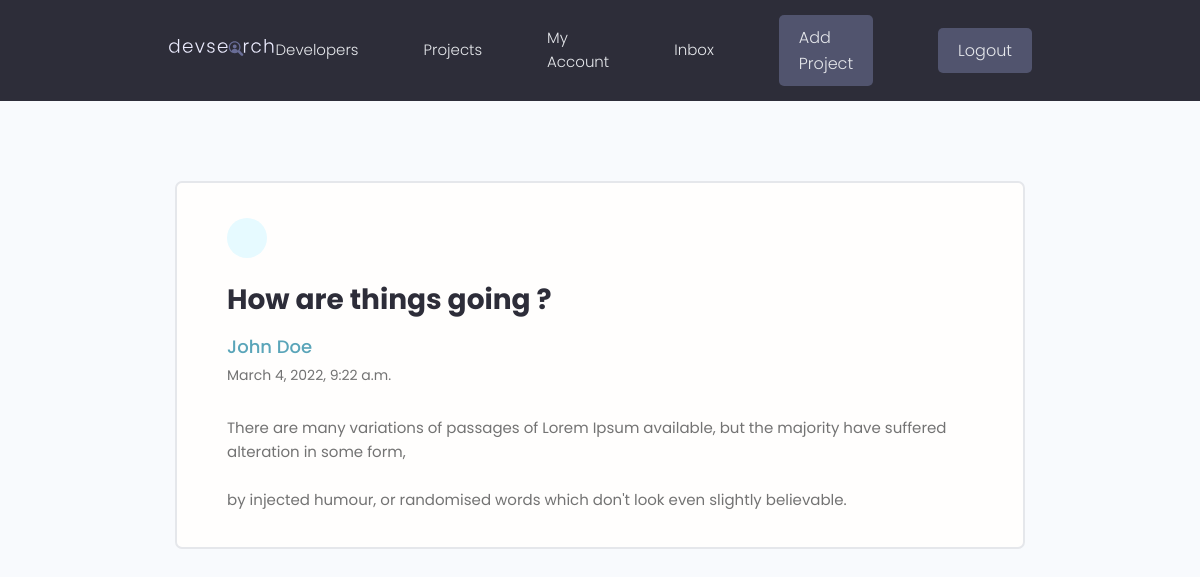
The app's page /message/01eeaaf6-2a87-4d40-b89f-c2b64759e887/ (signed in) with its own data.
### users/models.py (models this page shows, shortened)
class Message(models.Model):
    sender = models.ForeignKey(Profile, on_delete=models.SET_NULL, null=True, blank=True)
    recipient = models.ForeignKey(Profile, on_delete=models.SET_NULL, null=True, blank=True, related_name="messages")
    name = models.CharField(max_length=200, null=True, blank=True)
    email = models.EmailField(max_length=200, null=True, blank=True)
    subject = models.CharField(max_length=200, null=True, blank=True)
    body = models.TextField()
    is_read = models.BooleanField(default=False, null=True)
    created = models.DateTimeField(auto_now_add=True)
    id = models.UUIDField(default=uuid.uuid4, unique=True, primary_key=True, editable=False)
    class Meta:
        ordering = ['-is_read', '-created']

### users/views.py (the view)
# urls.py: path('message/<str:pk>/', views.viewMessage, name='message'),
@login_required(login_url='login')
def viewMessage(request, pk):
    profile = request.user.profile
    message = profile.messages.get(id = pk)
    if message.is_read == False:
        message.is_read = True
        message.save()
    context = {'message': message}
    return render(request, 'users/message.html', context)

### users/templates/users/message.html (shortened to what this page needs)
{% extends 'main.html' %}
{% block content %}
<main class="messagePage my-xl">
  <div class="content-box">
    <div class="message">
      <a class="backButton" href="{% url 'inbox' %}"></a>
      <h2 class="message__subject">{{message.subject}}</h4>
        {% if message.sender %}
        <a href="{%url 'user-profile' message.sender.id %}" class="message__author">{{message.name}}</a>
        {% else %}
        <p class="message__author">{{message.name}}</p>
        {% endif %}
        <p class="message__date">{{message.created}}</p>
        <div class="message__body">
          {{message.body|linebreaksbr}}
        </div>
    </div>
  </div>
</main>
{% endblock %}

### static/styles/app.css (style rules this page uses)
:root { --color-sub: #2d2d39; }
.content-box { width: 95%; max-width: 85rem; margin: 0 auto; }
.message { padding: 2.5rem 0; }
.message > a { display: flex; gap: 1rem; }
.message__author, .message__date { flex-basis: 25%; }
.message__subject { flex-basis: 50%; }
.message__date { text-align: right; }
.messagePage .message { list-style: none; background: var(--color-white); padding: 3.5rem 5rem; border: 2px solid var(--color-light); border-radius: 0.7rem; }
.messagePage .message__subject { font-size: 2.8rem; color: var(--color-sub); margin-bottom: 1rem; margin-top: 2rem; }
.messagePage .message__author { font-size: 1.8rem; font-weight: 500; }
.messagePage .message__date { font-size: 1.4rem; font-weight: 400; text-align: left; margin-bottom: 3rem; }
.backButton { background: var(--color-main-light); color: var(--color-main); width: 4rem; height: 4rem; display: flex; align-items: center; justify-content: center; border-radius: 50%; }

### static/uikit/styles/modules/_variables.css (style rules this page uses)
:root { --color-main: #5aa5b9; --color-main-light: #e6faff; --color-sub: #3f4156; --color-sub-light: #51546e; --color-sub-lighter: #ededfd; --color-text: #737373; --color-gray: #8b8b8b; --color-light: #e5e7eb; --color-light-gray: #767676; --color-bg: #f8fafd; --color-white: #fffefd; --color-white-light: #f3f3f3; --color-success: #359e64; --color-success-bg: #def8e8; --color-error: #fc4b0b; --color-error-bg: #fff2ee; --font-base: 'Poppins', arial, helvetica, 'Segoe UI', roboto, ubuntu, sans-serif; --font-monospace: 'Fira Code', 'Courier New', courier, monospace; --font-regular: 300; --font-medium: 500; --font-bold: 700; --generic-shadow: 1px 1px 5px #00000010; --generic-transition: all 0.3s ease-in-out; }

### static/uikit/styles/modules/_base.css (style rules this page uses)
* { margin: 0; padding: 0; box-sizing: border-box; text-rendering: optimizeLegibility; color: inherit; font-size: inherit; }
html { font-size: 50%; }
@media only screen and (min-width: 480px) { html { font-size: 56.25%; } }
@media only screen and (min-width: 1200px) { html { font-size: 62.5%; } }
body { line-height: 1.6; font-weight: 400; font-size: 1.5rem; color: var(--color-text); background-color: var(--color-bg); min-height: 100vh; }

### static/uikit/styles/modules/_typography.css (style rules this page uses)
* { font-family: var(--font-base); }
h2 { font-size: 3.6rem; font-weight: var(--font-bold); }
p, span, strong { font-size: 1.6rem; color: var(--color-text); font-weight: var(--font-regular); }
a { padding-bottom: 2px; text-decoration: none; display: inline-block; color: var(--color-main); font-weight: var(--font-medium); }

### static/uikit/styles/modules/_utilities.css (style rules this page uses)
.my-xl { margin: 8rem auto; }

### records on screen
Message: subject "How are things going ?", name "John Doe", created "March 4, 2022, 9:22 a.m.", body "There are many variations of passages of Lorem Ipsum available, but the majority have suffered alteration in some form, by injected humour, or randomised words which don't look even slightly believable."
